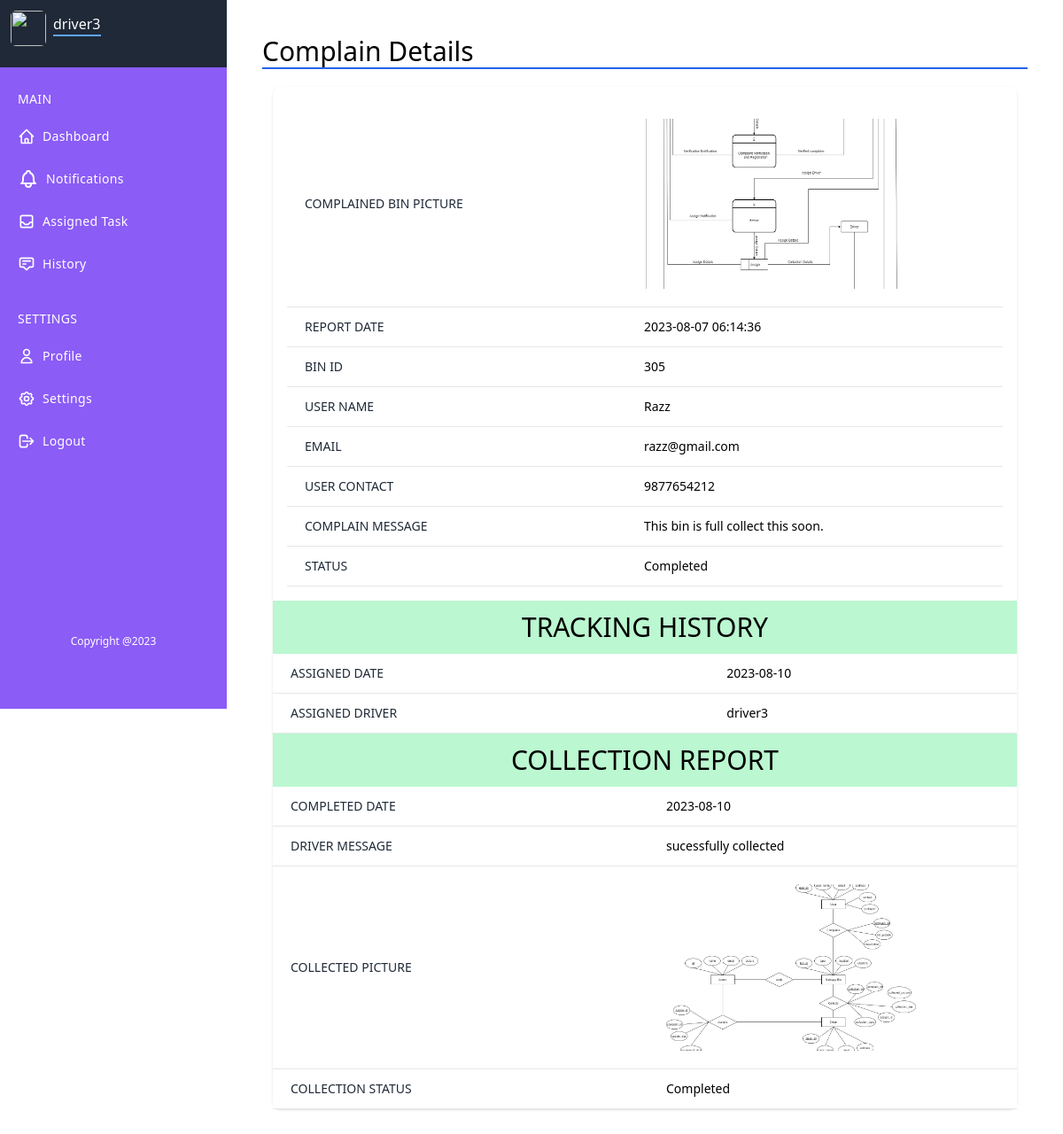
The app's page /driver/workhistorydetails.php?aid=37 (signed in) with its own data.
### tables this page shows
CREATE TABLE `assigned_bin` (
  `assign_id` int(11) NOT NULL,
  `complain_id` int(11) DEFAULT NULL,
  `assigned_driver` varchar(255) DEFAULT NULL,
  `assignment_date` date DEFAULT NULL,
  `assign_des` varchar(500) NOT NULL,
  `assign_status` varchar(100) NOT NULL DEFAULT 'none'
);

CREATE TABLE `complaints` (
  `complain_id` int(11) NOT NULL,
  `user_id` int(11) NOT NULL,
  `bin_id` int(11) NOT NULL,
  `description` varchar(255) NOT NULL,
  `bin_picture` varchar(500) NOT NULL,
  `timestamp` timestamp NOT NULL DEFAULT current_timestamp(),
  `complain_status` varchar(30) NOT NULL DEFAULT 'new'
);

CREATE TABLE `users` (
  `user_id` int(11) NOT NULL,
  `user_name` varchar(255) NOT NULL,
  `email` varchar(255) NOT NULL,
  `password` varchar(255) NOT NULL,
  `address` varchar(255) NOT NULL,
  `contact` varchar(255) NOT NULL,
  `profilepic` varchar(500) NOT NULL
);

CREATE TABLE `collections` (
  `collection_id` int(11) NOT NULL,
  `complain_id` int(11) NOT NULL,
  `assign_id` int(11) NOT NULL,
  `collected_picture` varchar(500) DEFAULT NULL,
  `collection_des` varchar(255) NOT NULL,
  `collection_date` date DEFAULT NULL,
  `collection_status` varchar(50) DEFAULT NULL
);

### driver/workhistorydetails.php (the view, shortened to what this page needs)
<!DOCTYPE html>
<html lang="en">
<head>
    <link rel="stylesheet" href="../style.css">
</head>
<body>
    <?php $asinid = $_GET['aid']; ?>
    <?php include('driverdashlayout.php') ?>
    <?php
    $aqry = "SELECT * FROM assigned_bin a JOIN complaints c ON a.complain_id = c.complain_id WHERE assign_id = $asinid";
    $res =  mysqli_query($con, $aqry);
    $data = mysqli_fetch_assoc($res);
    $uid = $data['user_id'];
    $assignid = $data['assign_id'];
    $uquery = "SELECT user_name,email,contact from users WHERE user_id = $uid";
    $ures = mysqli_query($con, $uquery);
    $udata = mysqli_fetch_assoc($ures);
    $cqry = "SELECT * FROM collections WHERE assign_id = $assignid";
    $cres = mysqli_query($con, $cqry);
    $cdata = mysqli_fetch_assoc($cres);
    ?>
    <div class="h-full w-full p-5 ml-14 md:ml-64 ">
        <div class="w-full p-5 ">
            <h2 class="text-3xl border-b-2 border-blue-600">Complain Details</h2>
        </div>
        <div class="container max-w-full px-4 mx-auto sm:px-8">
            <div class="bg-white rounded-lg shadow mb-4">
                <div class="p-4">
                    <table class="min-w-full">
                        <tbody>
                            <tr>
                                <th class="px-5 py-3 text-sm font-normal text-left text-gray-800 uppercase bg-white border-b border-gray-200">
                                    Complained Bin Picture
                                </th>
                                <td class="px-5 py-5 text-sm bg-white border-b border-gray-200">
                                    <p class="text-gray-900 whitespace-no-wrap w-9/12 pb-[50%] relative">
                                        <img src="../user/<?php echo $data['bin_picture']; ?>" class="absolute inset-0 w-full h-full object-cover" alt="">
                                    </p>
                                </td>
                            </tr>
                            <tr>
                                <th class="px-5 py-3 text-sm font-normal text-left text-gray-800 uppercase bg-white border-b border-gray-200">
                                    Report Date
                                </th>
                                <td class="px-5 py-3 text-sm bg-white border-b border-gray-200">
                                    <?php echo $data['timestamp']; ?>
                                </td>
                            </tr>
                            <tr>
                                <th class="px-5 py-3 text-sm font-normal text-left text-gray-800 uppercase bg-white border-b border-gray-200">
                                    Bin ID
                                </th>
                                <td class="px-5 py-3 text-sm bg-white border-b border-gray-200">
                                    <?php echo $data['bin_id']; ?>
                                </td>
                            </tr>
                            <tr>
                                <th class="px-5 py-3 text-sm font-normal text-left text-gray-800 uppercase bg-white border-b border-gray-200">
                                    User Name
                                </th>
                                <td class="px-5 py-3 text-sm bg-white border-b border-gray-200">
                                    <?php echo $udata['user_name']; ?>
                                </td>
                            </tr>
                            <tr>
                                <th class="px-5 py-3 text-sm font-normal text-left text-gray-800 uppercase bg-white border-b border-gray-200">
                                    Email
                                </th>
                                <td class="px-5 py-3 text-sm bg-white border-b border-gray-200">
                                    <?php echo $udata['email']; ?>
                                </td>
                            </tr>
                            <tr>
                                <th class="px-5 py-3 text-sm font-normal text-left text-gray-800 uppercase bg-white border-b border-gray-200">
                                    User Contact
                                </th>
                                <td class="px-5 py-3 text-sm bg-white border-b border-gray-200">
                                    <?php echo $udata['contact']; ?>
                                </td>
                            </tr>
                            <tr>
                                <th class="px-5 py-3 text-sm font-normal text-left text-gray-800 uppercase bg-white border-b border-gray-200">
                                    Complain Message
                                </th>
                                <td class="px-5 py-3 text-sm bg-white border-b border-gray-200">
                                    <?php echo $data['description']; ?>
                                </td>
                            </tr>
                            <tr>
                                <th class="px-5 py-3 text-sm font-normal text-left text-gray-800 uppercase bg-white border-b border-gray-200">
                                    Status
                                </th>
                                <td class="px-5 py-3 text-sm bg-white border-b border-gray-200">
                                    <?php echo $data['complain_status']; ?>
                                </td>
                            </tr>
                        </tbody>
                    </table>
                </div>
                <div class="py-3 bg-green-200">
                    <div class="text-center">
                        <p class="font-normal text-3xl uppercase">Tracking History</p>
                    </div>
                </div>
                <div class="bg-gray-100">
                    <div class="">
                        <table class="min-w-full">
                            <tbody>
                                <tr>
                                    <th class="px-5 py-3 text-sm font-normal text-left text-gray-800 uppercase bg-white border-b border-gray-200">
                                        Assigned Date
                                    </th>
                                    <td class="px-5 py-3 text-sm bg-white border-b border-gray-200">
                                        <?php echo $data['assignment_date']; ?>
                                    </td>
                                </tr>
                                <tr>
                                    <th class="px-5 py-3 text-sm font-normal text-left text-gray-800 uppercase bg-white border-b border-gray-200">
                                        Assigned Driver
                                    </th>
                                    <td class="px-5 py-3 text-sm bg-white border-b border-gray-200">
                                        <?php echo $data['assigned_driver']; ?>
                                    </td>
                                </tr>
                            </tbody>
                        </table>
                    </div>
                </div>
                <div class="py-3 bg-green-200">
                    <div class="text-center">
                        <p class="font-normal text-3xl uppercase">Collection Report</p>
                    </div>
                </div>
                <div class="bg-gray-100">
                    <div class="">
                        <table class="min-w-full">
                            <tbody>
                                <tr>
                                    <th class="px-5 py-3 text-sm font-normal text-left text-gray-800 uppercase bg-white border-b border-gray-200">
                                        Completed Date
                                    </th>
                                    <td class="px-5 py-3 text-sm bg-white border-b border-gray-200">
                                        <?php
                                        if ($cdata !== null) {
                                            echo $cdata['collection_date'];
                                        }
                                        ?>
                                    </td>
                                </tr>
                                <tr>
                                    <th class="px-5 py-3 text-sm font-normal text-left text-gray-800 uppercase bg-white border-b border-gray-200">
                                        Driver Message
                                    </th>
                                    <td class="px-5 py-3 text-sm bg-white border-b border-gray-200">
                                        <?php
                                        if ($cdata !== null) {
                                            echo $cdata['collection_des'];
                                        }
                                        ?>
                                    </td>
                                </tr>
                                <tr>
                                    <th class="px-5 py-3 text-sm font-normal text-left text-gray-800 uppercase bg-white border-b border-gray-200">
                                        Collected Picture
                                    </th>
                                    <td class="px-5 py-5 text-sm bg-white border-b border-gray-200">
                                        <p class="text-gray-900 whitespace-no-wrap w-9/12 pb-[50%] relative">
                                            <img src="../driver/<?php if ($cdata !== null) {
                                                                    echo $cdata['collected_picture'];
                                                                } ?>" class="absolute inset-0 w-full h-full object-cover" alt="">
                                        </p>
                                    </td>
                                </tr>
                                <tr>
                                    <th class="px-5 py-3 text-sm font-normal text-left text-gray-800 uppercase bg-white border-b border-gray-200">
                                        Collection Status
                                    </th>
                                    <td class="px-5 py-3 text-sm bg-white border-b border-gray-200">
                                        <?php
                                        if ($cdata !== null) {
                                            echo $cdata['collection_status'];;
                                        }
                                        ?>
                                    </td>
                                </tr>
                            </tbody>
                        </table>
                    </div>
                </div>
            </div>
        </div>
    </div>
    </div>
</body>
</html>

### style.css (style rules this page uses)
html { line-height: 1.5; -webkit-text-size-adjust: 100%; -moz-tab-size: 4; -o-tab-size: 4; tab-size: 4; font-family: ui-sans-serif, system-ui, -apple-system, BlinkMacSystemFont, "Segoe UI", Roboto, "Helvetica Neue", Arial, "Noto Sans", sans-serif, "Apple Color Emoji", "Segoe UI Emoji", "Segoe UI Symbol", "Noto Color Emoji"; font-feature-settings: normal; font-variation-settings: normal; }
body { margin: 0; line-height: inherit; }
h1, h2, h3, h4, h5, h6 { font-size: inherit; font-weight: inherit; }
table { text-indent: 0; border-color: inherit; border-collapse: collapse; }
blockquote, dl, dd, h1, h2, h3, h4, h5, h6, hr, figure, p, pre { margin: 0; }
img, svg, video, canvas, audio, iframe, embed, object { display: block; vertical-align: middle; }
img, video { max-width: 100%; height: auto; }
.container { width: 100%; }
@media (min-width: 640px) { .container { max-width: 640px; } }
@media (min-width: 768px) { .container { max-width: 768px; } }
@media (min-width: 1024px) { .container { max-width: 1024px; } }
.absolute { position: absolute; }
.relative { position: relative; }
.inset-0 { inset: 0px; }
.mx-auto { margin-left: auto; margin-right: auto; }
.mb-4 { margin-bottom: 1rem; }
.ml-14 { margin-left: 3.5rem; }
.h-full { height: 100%; }
.w-9\/12 { width: 75%; }
.w-full { width: 100%; }
.min-w-full { min-width: 100%; }
.max-w-full { max-width: 100%; }
.rounded-lg { border-radius: 0.5rem; }
.border-b { border-bottom-width: 1px; }
.border-b-2 { border-bottom-width: 2px; }
.border-blue-600 { --tw-border-opacity: 1; border-color: rgb(37 99 235 / var(--tw-border-opacity)); }
.border-gray-200 { --tw-border-opacity: 1; border-color: rgb(229 231 235 / var(--tw-border-opacity)); }
.bg-gray-100 { --tw-bg-opacity: 1; background-color: rgb(243 244 246 / var(--tw-bg-opacity)); }
.bg-green-200 { --tw-bg-opacity: 1; background-color: rgb(187 247 208 / var(--tw-bg-opacity)); }
.bg-white { --tw-bg-opacity: 1; background-color: rgb(255 255 255 / var(--tw-bg-opacity)); }
.object-cover { -o-object-fit: cover; object-fit: cover; }
.p-4 { padding: 1rem; }
.p-5 { padding: 1.25rem; }
.px-4 { padding-left: 1rem; padding-right: 1rem; }
.px-5 { padding-left: 1.25rem; padding-right: 1.25rem; }
.py-3 { padding-top: 0.75rem; padding-bottom: 0.75rem; }
.py-5 { padding-top: 1.25rem; padding-bottom: 1.25rem; }
.pb-\[50\%\] { padding-bottom: 50%; }
.text-left { text-align: left; }
.text-center { text-align: center; }
.text-3xl { font-size: 1.875rem; line-height: 2.25rem; }
.text-sm { font-size: 0.875rem; line-height: 1.25rem; }
.font-normal { font-weight: 400; }
.uppercase { text-transform: uppercase; }
.text-gray-800 { --tw-text-opacity: 1; color: rgb(31 41 55 / var(--tw-text-opacity)); }
.text-gray-900 { --tw-text-opacity: 1; color: rgb(17 24 39 / var(--tw-text-opacity)); }
.shadow { --tw-shadow: 0 1px 3px 0 rgb(0 0 0 / 0.1), 0 1px 2px -1px rgb(0 0 0 / 0.1); --tw-shadow-colored: 0 1px 3px 0 var(--tw-shadow-color), 0 1px 2px -1px var(--tw-shadow-color); box-shadow: var(--tw-ring-offset-shadow, 0 0 #0000), var(--tw-ring-shadow, 0 0 #0000), var(--tw-shadow); }
@media (min-width: 640px) { .sm\:px-8 { padding-left: 2rem; padding-right: 2rem; } }
@media (min-width: 768px) { .md\:ml-64 { margin-left: 16rem; } }

### records on screen
assigned_bin: complain.bin_picture (picture), complain.timestamp "2023-08-07 06:14:36", complain.bin_id "305", complain.description "This bin is full collect this soon.", complain.complain_status "Completed", assignment_date "2023-08-10", assigned_driver "driver3"
users: user_name "Razz", email "razz@gmail.com", contact "9877654212"
collections: collection_date "2023-08-10", collection_des "sucessfully collected", collected_picture (picture), collection_status "Completed"

### other values on screen
$driver "driver3"
